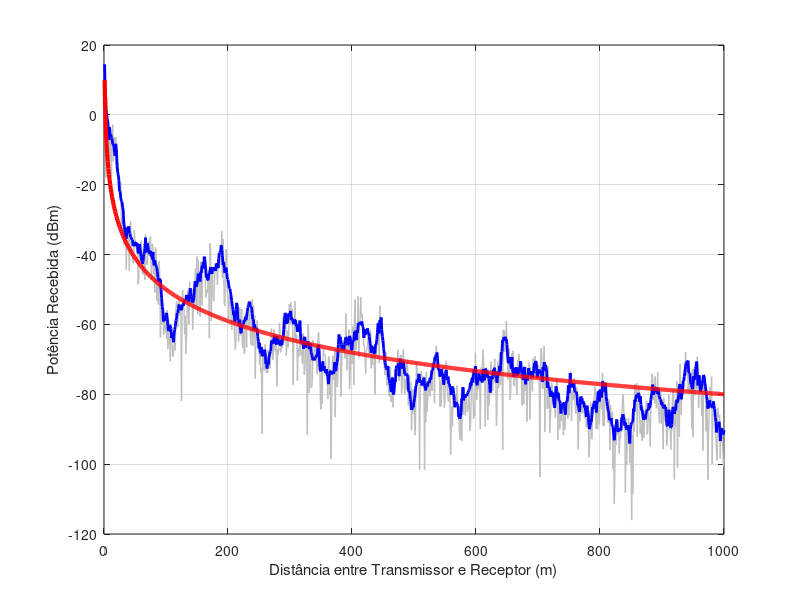

MATLAB code for this plot: (Note: this script raises an error after producing the figure.)
% =========================================================================
% COMUNICAÇÕES MÓVEIS I - APII SIMULAÇÃO
% ITEM 5: ILUSTRAÇÃO DAS COMPONENTES DO CANAL
% Parâmetros da Equipe: Dígito Final 3 (n = 3.0, sigma_sh = 8 dB)
% =========================================================================

clear; clc; close all;

% --- Configuração da Semente Aleatória (Utilizando matrícula) ---
% rng(603573); 

% --- Parâmetros Fixos (Tabela 2) ---
P_tx = 40;          % Potência de transmissão da BS (dBm) 
PL_0 = 30;          % Perda de referência (dB) em d0 = 1m 
d0 = 1;             % Distância de referência (m) 

% --- Parâmetros Customizados - Dígito 3 (Tabela 3) ---
n = 3.0;            % Expoente de perda de percurso 
sigma_sh = 8;       % Desvio padrão do sombreamento (dB) 

% --- Vetor de Distância ---
% Gerando um percurso linear de 1 metro até 1000 metros (passos de 1m)
d = 1:1:1000;       
N_amostras = length(d);

%% 1. Componente: Perda de Percurso (Tendência Média)
PL = PL_0 + 10 * n * log10(d / d0); % Eq. (1) 
P_rx_avg = P_tx - PL;               % Potência média recebida (dBm)

%% 2. Componente: Sombreamento Log-Normal (Variação Lenta)
% Para que seja visualmente identificável como "lenta", aplica-se correlação espacial.
% Modelo de Gudmundson: rho = exp(-delta_d / d_cor)
delta_d = 1;        % Espaçamento entre amostras (1 metro)
d_cor = 50;         % Distância de correlação típica (50 metros) 
rho = exp(-delta_d / d_cor);

X_sigma = zeros(1, N_amostras);
X_sigma(1) = sigma_sh * randn(); % Primeira amostra 
for k = 2:N_amostras
    % Processo autoregressivo de ordem 1 (AR-1) para manter a variância estacional
    X_sigma(k) = rho * X_sigma(k-1) + sqrt(1 - rho^2) * sigma_sh * randn();
end

P_rx_large_scale = P_rx_avg - X_sigma; % Larga escala (Path Loss + Shadowing)

%% 3. Componente: Desvanecimento Rápido (Variação Rápida)
% Geração de ganho Rayleigh h (Eq. 4)
h_I = randn(1, N_amostras) / sqrt(2); 
h_Q = randn(1, N_amostras) / sqrt(2); 
h_sq = h_I.^2 + h_Q.^2;               % Potência instantânea |h|^2 
fast_fading_dB = 10 * log10(h_sq);

%% 4. Potência Recebida Total (Combinação das 3 camadas)
P_rx_total = P_rx_large_scale + fast_fading_dB; % Eq. (5) 

%% --- Plotagem do Gráfico Qualitativo ---
figure('Position', [100, 100, 850, 500]);

% Camada 3: Sinal Total (Cinza claro para destacar o fundo dinâmico)
plot(d, P_rx_total, 'Color', [0.75 0.75 0.75], 'LineWidth', 1, ...
    'DisplayName', 'Sinal Total (Path Loss + Sombreamento + Desvanecimento Rápido)');
hold on;

% Camada 2: Larga Escala (Azul para evidenciar as flutuações lentas)
plot(d, P_rx_large_scale, 'b-', 'LineWidth', 2, ...
    'DisplayName', 'Larga Escala (Path Loss + Sombreamento)');

% Camada 1: Tendência Média (Vermelho espesso mostrando a perda puramente geométrica)
plot(d, P_rx_avg, 'r-', 'LineWidth', 3, ...
    'DisplayName', 'Tendência Média (Apenas Path Loss)');

% Configurações estéticas do gráfico
grid on;
xlabel('Distância entre Transmissor e Receptor (m)', 'FontSize', 11);
ylabel('Potência Recebida (dBm)', 'FontSize', 11);
title(['Ilustração Qualitativa das Componentes do Canal (Matrícula Final 3: n = ', ...
    num2size(n), ', \sigma_{sh} = ', num2size(sigma_sh), ' dB)'], 'FontSize', 12);
legend('Location', 'southwest', 'FontSize', 10);
xlim([0 1000]);

% Função auxiliar interna para converter número em string no título
function s = num2size(val)
s = num2str(val, '%.1f');
end
